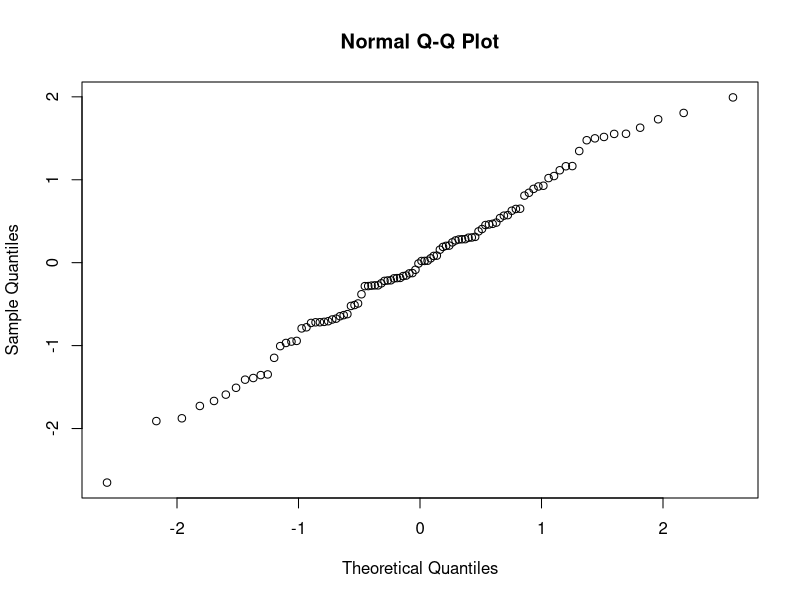
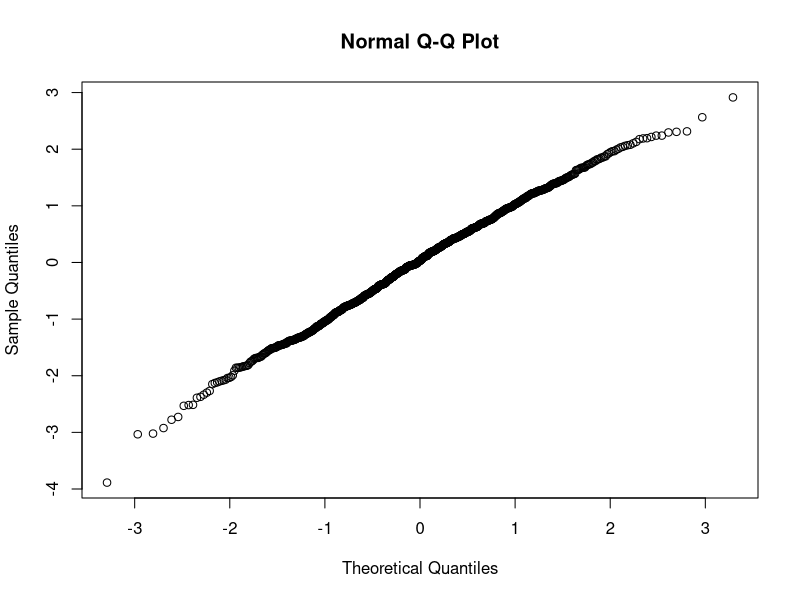
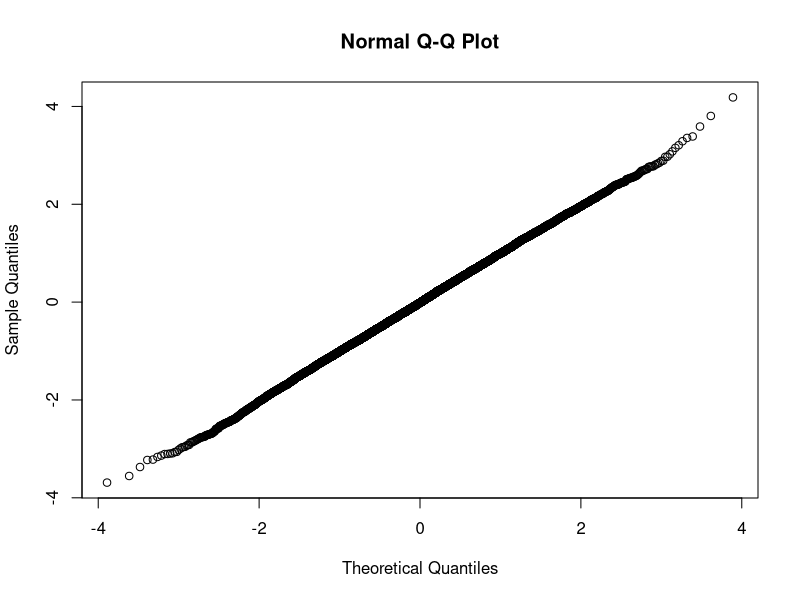
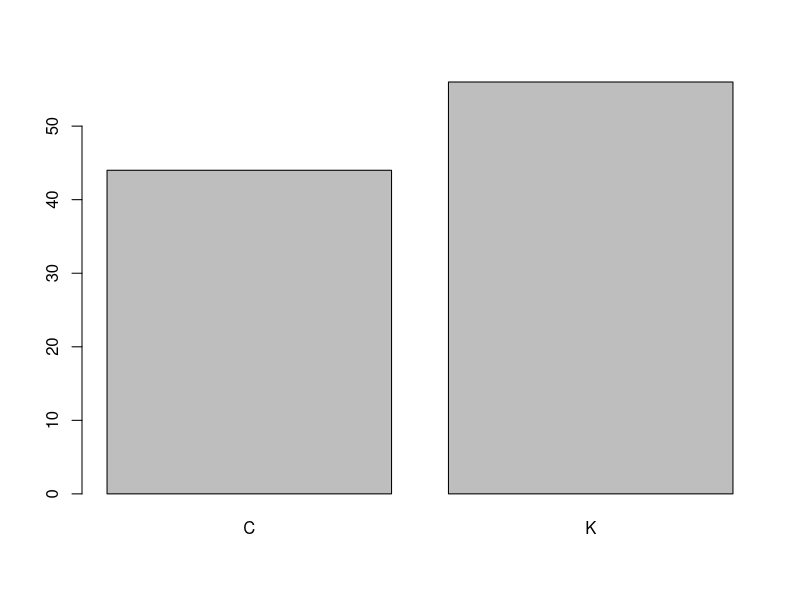
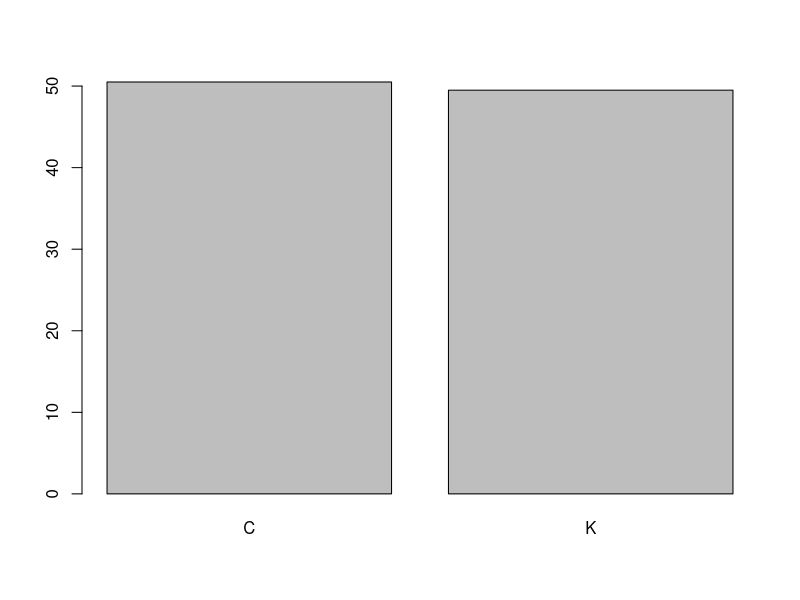
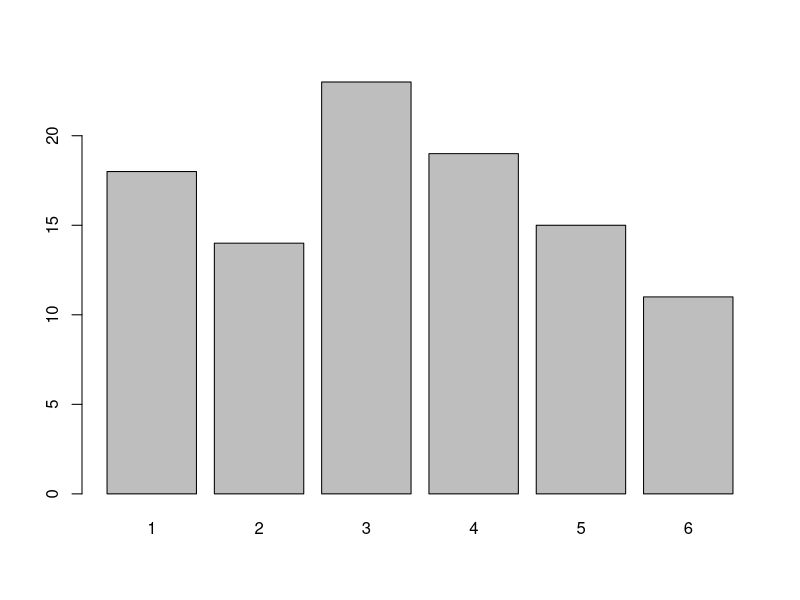
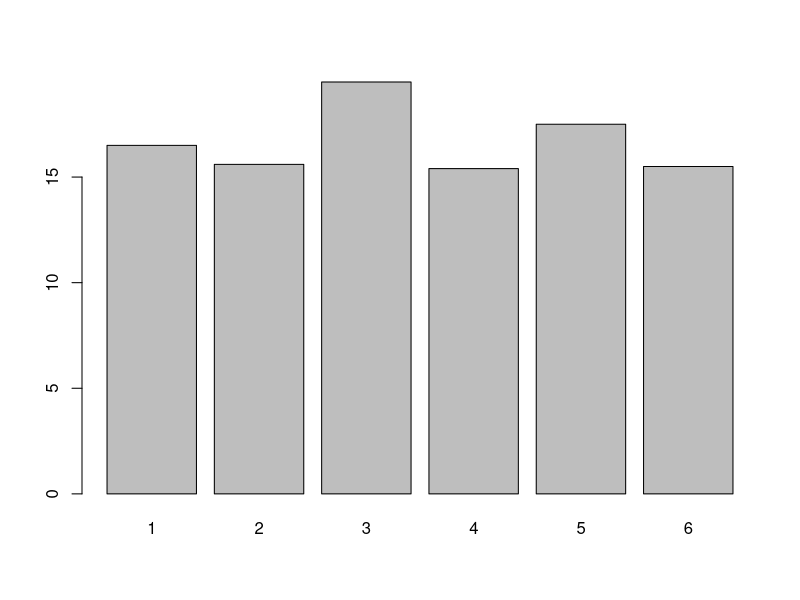
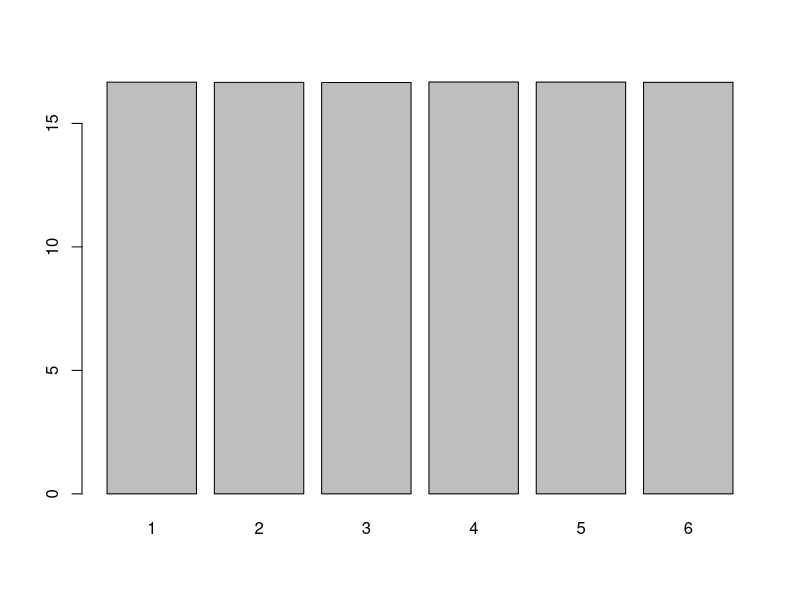

Write R code to recreate these figures, in order.

# Lista 3 - Walef Machado de Mendonça
rm(list = ls())


# 1 -----------------------------------------------------------------------

# a)
regra_emp  = function(x, n){
  s1 = sum(x > (mean(x)) - (sd(x)) & x < (mean(x)) + (sd(x)))/n 
  s2 = sum(x > (mean(x)) - (2*(sd(x))) & x < (mean(x)) + (2*(sd(x))))/n
  s3 = sum(x > (mean(x)) - (3*(sd(x))) & x < (mean(x)) + (3*(sd(x))))/n
  list(sd1 = s1, sd2 = s2, sd3 =s3)
}
n = 100
regra_emp(rnorm(n), n)

n = 1000
regra_emp(rnorm(n), n)

n = 10000
regra_emp(rnorm(n), n)

# b)
n = 100
qqnorm(rnorm(n))

n = 1000
qqnorm(rnorm(n))

n = 10000
qqnorm(rnorm(n))

# 2 -----------------------------------------------------------------------

# a)
moeda = function(n){
  a = sample(c("C","K"), n, rep=T)
  b =table(a)
  c = table(a)/n
  list(amostra=a, freq_absoluta=b, freq_relativa=c)
}
moeda(100)$amostra

# b)
barplot(table(moeda(100)$amostra))

barplot(table(moeda(1000)$amostra)/1000 * 100)

# 3 -----------------------------------------------------------------------

# a)
dado = function(n){
  a = sample(1:6, n, replace = T)
  b =table(a)
  c = table(a)/n
  list(amostra=a, freq_absoluta=b, freq_relativa=c)  
}

# b)
n = 100
barplot(table(dado(n)$amostra)/n * 100)

n = 1000
barplot(table(dado(n)$amostra)/n * 100)

n = 10000000
barplot(table(dado(n)$amostra)/n * 100)

# 4 -----------------------------------------------------------------------
vetor = c(2,5,4,6,8,7,9,4,5,88,77,5,58,6,52,45)

confor = function(v, k){
  c = 0
  for(i in 1:length(v)){
    if(v[i] <= k){
      c = c + 1
    }
  }
  print(c)
}

confor(vetor, 5)

conwhile = function(v,k){
  c = 0
  i = 1
  while(i <= length(v)){
    if(v[i] <= k){
      c = c + 1
    }
    i = i + 1
  }
  print(c)
}

conwhile(vetor, 5)

conrepeat = function(v,k){
  c = 0
  i = 1
  repeat{
    if(v[i] <= k){
      c = c + 1
    }
    i = i + 1
    if(i >= length(v)) break
  }
  print(c)
}

conrepeat(vetor,5)

# 5 -----------------------------------------------------------------------

# a)
matrizA1 = function(r,c){
  A = matrix(0,r,c)
  for(i in 1:r){
    for(j in 1:c){
      if(i == j){
        A[i,j] = i * j
      }else{
        A[i,j] = i + j
      }
    }
  }
return(A)
}
matrizA1(3,3)
matrizA1(5,8)
matrizA1(1,4)

# b)
matrizA1S = function(r,c){
  A = matrix(0,r,c)
  soma = 0
  for(i in 1:r){
    for(j in 1:c){
      if(i == j){
        A[i,j] = i * j
      }else{
        A[i,j] = i + j
      }
      soma = soma + A[i,j]
    }
  }
  list(A=A, soma=soma)
}
matrizA1S(3,3)
matrizA1S(5,8)
matrizA1S(1,4)

# 6 -----------------------------------------------------------------------

f = function(x){
  fx = ifelse((0 < x & x < 1), (3 * x^2), 0)
  return(fx)
}

f(0.8)

# a)
curve(f(x), from = 0, to = 1, ylab = "y")
integrate(f, -Inf, Inf)

# b)
f(0.5)

# c)
integrate(f, 0.14, 0.71)

# d)
hist(rbeta(1000, 3, 1), 100)

# e)
f(0.5)
dbeta(0.5,3,1)  # ???? Quais parâmetros da beta???

# f) 
integrate(f, 0.14, 0.71)
integrate(pbeta, 0.14, 0.71, 3, 1)  # ????Quais parâmetros da beta???

# 7 -----------------------------------------------------------------------

# a)
normal = function(x, mean, sd){
  fx = (1/(sd * sqrt(2*pi)))*exp((-1/2)*(((x-mean)^2)/(sd^2)))
  return(fx)
}

# b)
normal(5,4,1)
dnorm(5,4,1)

# c)
integrate(normal, 4, Inf, mean=4, sd=1)
integrate(dnorm, 4, Inf, mean=4, sd=1)



